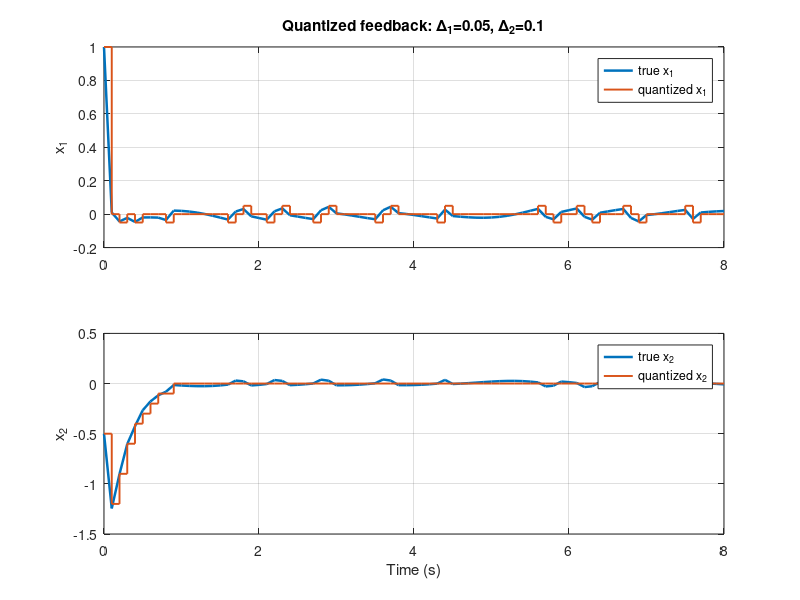
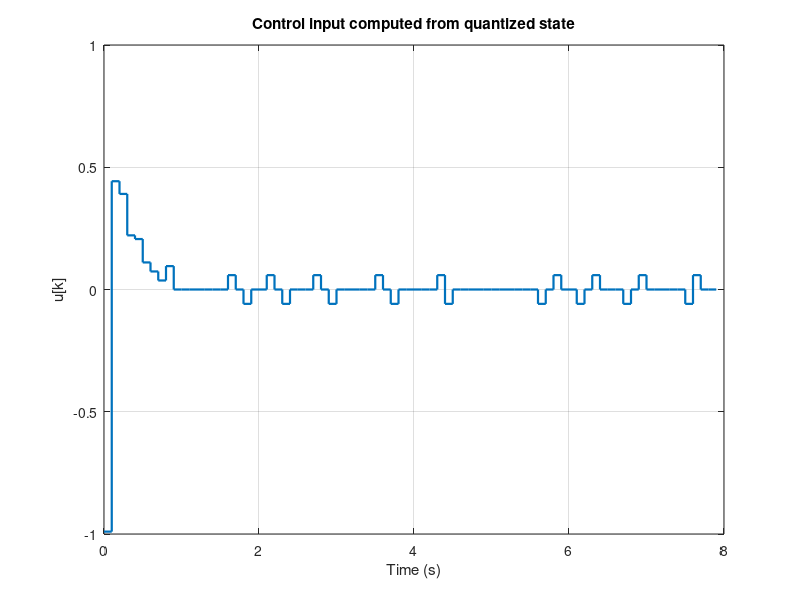
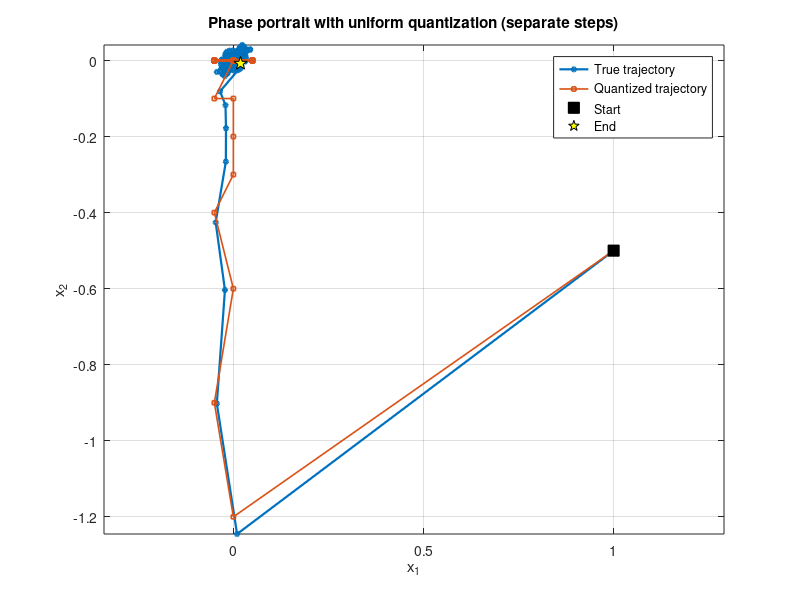
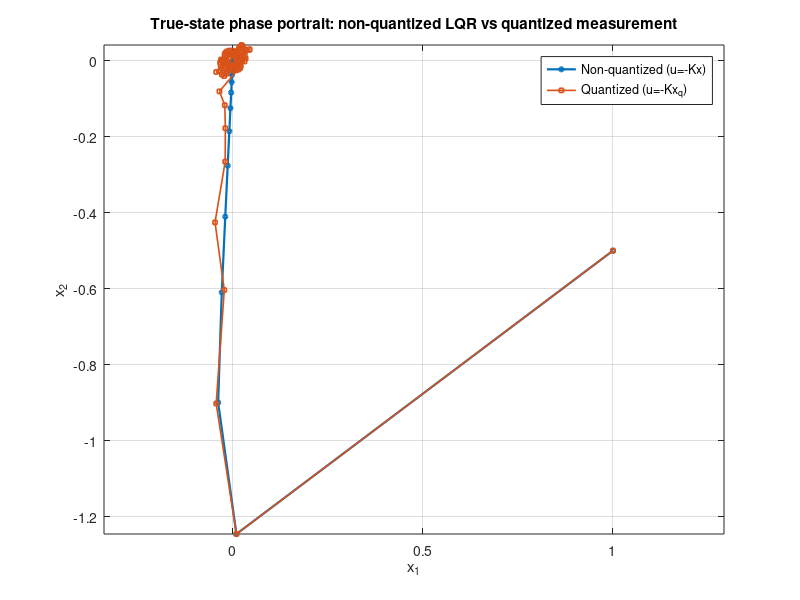

Source code (MATLAB) for these figures, in order:
%% Discrete-time 2nd-order system: LQR + uniform state quantization + cost J
clear; clc; close all;

Ts = 0.1;

% A, B (controllable)
A = [1.2  0.4;
    -0.3  0.9];
B = [1; 0.5];

% LQR design (discrete-time)
Q = diag([10, 2]);
R = 0.5;

% Discrete-time LQR gain
[K, S, e] = dlqr(A, B, Q, R);
Acl = A - B*K;

disp('K ='); disp(K);
disp('Closed-loop eigenvalues (no quantization) ='); disp(eig(Acl));

%% Quantization settings: separate steps for x1 and x2
Delta1 = 0.05;
Delta2 = 0.10;

% Uniform mid-tread quantizer: q = Delta * round(x/Delta)
qfun = @(x,Delta) Delta .* round(x./Delta);

%% Simulation
N  = 80;
x0 = [1.0; -0.5];

% Analytic infinite-horizon optimal cost (non-quantized)
J_star = x0.' * S * x0;

%% -------------------- Non-quantized case: u = -K x --------------------
x_nq = zeros(2, N+1);
u_nq = zeros(1, N);
x_nq(:,1) = x0;

for k = 1:N
    u_nq(k)   = -K * x_nq(:,k);
    x_nq(:,k+1) = A*x_nq(:,k) + B*u_nq(k);
end

% Truncated approximation of infinite-horizon cost (add terminal term x_N' S x_N)
J_nq = 0;
for k = 1:N
    J_nq = J_nq + x_nq(:,k).'*Q*x_nq(:,k) + u_nq(k)*R*u_nq(k);
end
J_nq = J_nq + x_nq(:,N+1).'*S*x_nq(:,N+1);

%% -------------------- Quantized case: u = -K x_q --------------------
x  = zeros(2, N+1);   % true state
xq = zeros(2, N+1);   % quantized state (measurement)
u  = zeros(1, N);     % control from quantized measurement

x(:,1)  = x0;
xq(:,1) = [qfun(x(1,1),Delta1); qfun(x(2,1),Delta2)];

for k = 1:N
    % Quantize measurement
    xq(:,k) = [qfun(x(1,k),Delta1); qfun(x(2,k),Delta2)];

    % Control uses quantized state
    u(k) = -K * xq(:,k);

    % True plant update
    x(:,k+1) = A*x(:,k) + B*u(k);
end
xq(:,N+1) = [qfun(x(1,N+1),Delta1); qfun(x(2,N+1),Delta2)];

% Truncated cost computed on TRUE state x and applied input u (add terminal term)
J_q = 0;
for k = 1:N
    J_q = J_q + x(:,k).'*Q*x(:,k) + u(k)*R*u(k);
end
J_q = J_q + x(:,N+1).'*S*x(:,N+1);

%% Print cost comparison
fprintf('\n==== Cost comparison (same Q,R) ====\n');
fprintf('J_star (analytic optimum, infinite horizon)   = %.10f\n', J_star);
fprintf('J_nq   (simulated non-quantized, + terminal)  = %.10f\n', J_nq);
fprintf('|J_nq - J_star|                               = %.3e\n', abs(J_nq - J_star));
fprintf('J_q    (quantized measurement, + terminal)    = %.10f\n', J_q);

if J_q >= J_star
    fprintf('As expected: J_q >= J_star (quantization cannot beat the true optimum).\n');
else
    fprintf(['Unexpected: J_q < J_star.\n' ...
             'Check you used TRUE x in the cost, and increase N if needed.\n']);
end

%% Time axis
t = (0:N)*Ts;

%% Plot time responses: quantized case (true vs quantized)
figure('Name','State vs time (true vs quantized) - quantized controller');
subplot(2,1,1);
plot(t, x(1,:), 'LineWidth', 1.8); hold on;
stairs(t, xq(1,:), 'LineWidth', 1.4);
grid on; ylabel('x_1');
legend('true x_1','quantized x_1','Location','best');
title(sprintf('Quantized feedback: \\Delta_1=%.3g, \\Delta_2=%.3g',Delta1,Delta2));

subplot(2,1,2);
plot(t, x(2,:), 'LineWidth', 1.8); hold on;
stairs(t, xq(2,:), 'LineWidth', 1.4);
grid on; xlabel('Time (s)'); ylabel('x_2');
legend('true x_2','quantized x_2','Location','best');

%% Control input (quantized case)
figure('Name','Control input (quantized case)');
stairs((0:N-1)*Ts, u, 'LineWidth', 1.6);
grid on;
xlabel('Time (s)');
ylabel('u[k]');
title('Control input computed from quantized state');

%% Phase portrait (x1-x2): quantized case (true and quantized trajectories)
figure('Name','Phase portrait (true vs quantized) - quantized controller');
plot(x(1,:),  x(2,:),  '-o', 'LineWidth', 1.6, 'MarkerSize', 3); hold on;
plot(xq(1,:), xq(2,:), '-s', 'LineWidth', 1.2, 'MarkerSize', 3);
plot(x(1,1), x(2,1), 'ks', 'MarkerFaceColor','k', 'MarkerSize', 8);
plot(x(1,end), x(2,end), 'kp', 'MarkerFaceColor','y', 'MarkerSize', 10);
grid on; axis equal;
xlabel('x_1'); ylabel('x_2');
title('Phase portrait with uniform quantization (separate steps)');
legend('True trajectory','Quantized trajectory','Start','End','Location','best');

%% (Optional) Phase portrait: non-quantized trajectory for comparison
figure('Name','Phase portrait - non-quantized vs quantized (true state)');
plot(x_nq(1,:), x_nq(2,:), '-o', 'LineWidth', 1.6, 'MarkerSize', 3); hold on;
plot(x(1,:),    x(2,:),    '-s', 'LineWidth', 1.2, 'MarkerSize', 3);
grid on; axis equal;
xlabel('x_1'); ylabel('x_2');
title('True-state phase portrait: non-quantized LQR vs quantized measurement');
legend('Non-quantized (u=-Kx)','Quantized (u=-Kx_q)','Location','best');
